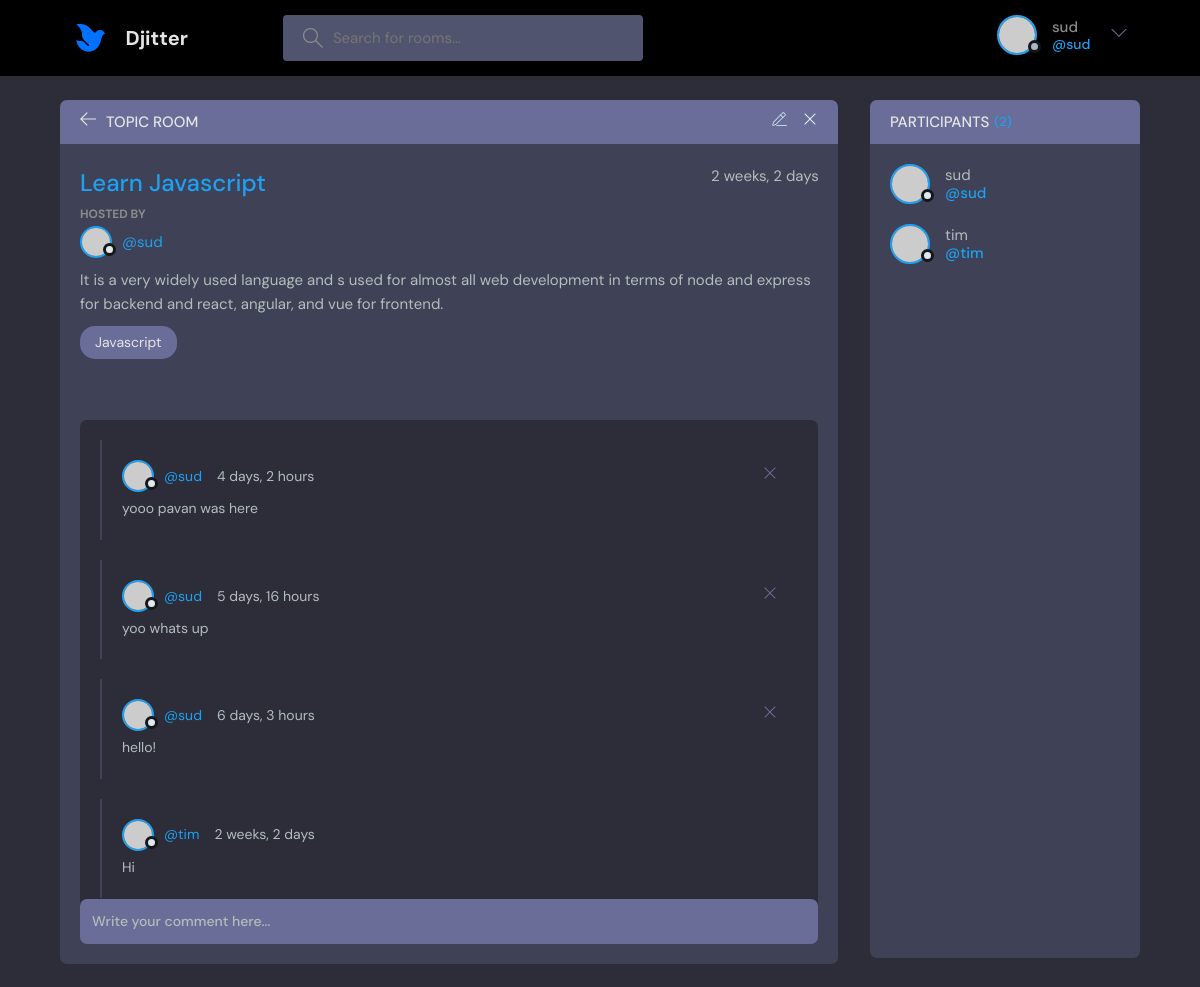
/room/2 (signed in), run on the app's committed database.
### base/models.py (models this page shows, shortened)
class Room(models.Model):
    host = models.ForeignKey(User, on_delete=models.SET_NULL, null=True)
    topic = models.ForeignKey(
        Topic, on_delete=models.SET_NULL, null=True
    )  # Topic would need to be enclosed in quotes if class Topic was below class Room
    name = models.CharField(max_length=200)
    description = models.TextField(null=True, blank=True)
    participants = models.ManyToManyField(
        User, related_name='participants', blank=True
    )  # related_name allows us to access participants from User model
    updated = models.DateTimeField(auto_now=True)
    created = models.DateTimeField(auto_now_add=True)
    class Meta:
        ordering = ['-updated', '-created'] # '-' means descending so newest is at the top

class Topic(models.Model):
    name = models.CharField(max_length=200)
    def __str__(self):
        return self.name

class Message(models.Model):
    user = models.ForeignKey(
        User, on_delete=models.CASCADE
    )  # on_delete=models.CASCADE means if the user is deleted, delete all messages by the user
    room = models.ForeignKey(Room, on_delete=models.CASCADE)
    body = models.TextField()
    updated = models.DateTimeField(auto_now=True)
    created = models.DateTimeField(auto_now_add=True)
    class Meta:
        ordering = ['-updated', '-created']

### base/views.py (the view)
# urls.py: path('room/<str:pk>', views.room, name='room'),
def room(request, pk):  # pk is primary key which is the the room number in the URL
    room = Room.objects.get(id=pk)  # get the room with the id of pk
    room_messages = room.message_set.all().order_by(
        "-created"
    )  # get all messages in room in order of creation
    participants = room.participants.all()
    if request.method == "POST":
        message = Message.objects.create(
            user=request.user, room=room, body=request.POST.get("body")
        )
        room.participants.add(request.user)
        return redirect("room", pk=room.id)
    context = {
        "room": room,
        "room_messages": room_messages,
        "participants": participants,
    }
    return render(request, "base/room.html", context)

### base/templates/base/room.html (shortened to what this page needs)
{% extends 'main.html' %} {% block content %}
<main class="profile-page layout layout--2">
  <div class="container">
    <div class="room">
      <div class="room__top">
        <div class="room__topLeft">
          <a href="{{ request.META.HTTP_REFERER }}">
            <svg
              version="1.1"
              xmlns="http://www.w3.org/2000/svg"
              width="32"
              height="32"
              viewBox="0 0 32 32"
            >
              <title>arrow-left</title>
              <path
                d="M13.723 2.286l-13.723 13.714 13.719 13.714 1.616-1.611-10.96-10.96h27.625v-2.286h-27.625l10.965-10.965-1.616-1.607z"
              ></path>
            </svg>
          </a>
          <h3>Topic Room</h3>
        </div>
        {% if request.user == room.host %}
        <div class="room__topRight">
          <a href="{% url 'update-room' room.id %}">
          </a>
          <a href="{% url 'delete-room' room.id %}">
            <svg
              version="1.1"
              xmlns="http://www.w3.org/2000/svg"
              width="32"
              height="32"
              viewBox="0 0 32 32"
            >
              <title>Delete</title>
              <path
                d="M27.314 6.019l-1.333-1.333-9.98 9.981-9.981-9.981-1.333 1.333 9.981 9.981-9.981 9.98 1.333 1.333 9.981-9.98 9.98 9.98 1.333-1.333-9.98-9.98 9.98-9.981z"
              ></path>
            </svg>
          </a>
        </div>
        {% endif %}
      </div>
      <div class="room__box scroll">
        <div class="room__header scroll">
          <div class="room__info">
            <h3>{{room.name}}</h3>
            <span>{{room.created|timesince}}</span>
          </div>
          <div class="room__hosted">
            <p>Hosted By</p>
            <a
              href="{% url 'user-profile' room.host.id %}"
              class="room__author"
            >
              <div class="avatar avatar--small">
                <img src="https://randomuser.me/api/portraits/men/37.jpg" />
              </div>
              <span>@{{room.host.username}}</span>
            </a>
          </div>
          <div class="room__details">
            <p>{{room.description}}</p>
          </div>
          <span class="room__topics">{{room.topic}}</span>
        </div>
        <div class="room__conversation">
          <div class="threads scroll">
            {% for message in room_messages %}
            <div class="thread">
              <div class="thread__top">
                <div class="thread__author">
                  <a
                    href="{% url 'user-profile' message.user.id %}"
                    class="thread__authorInfo"
                  >
                    <div class="avatar avatar--small">
                      <img
                        src="https://randomuser.me/api/portraits/men/37.jpg"
                      />
                    </div>
                    <span>@{{message.user.username}}</span>
                  </a>
                  <span class="thread__date"
                    >{{message.created|timesince}}
                  </span>
                </div>
                {% if request.user == message.user %}
                <a href="{% url 'delete-message' message.id %}">
                <div class="thread__delete">
                  <svg
                    version="1.1"
                    xmlns="http://www.w3.org/2000/svg"
                    width="32"
                    height="32"
                    viewBox="0 0 32 32"
                  >
                    <title>Delete</title>
                    <path
                      d="M27.314 6.019l-1.333-1.333-9.98 9.981-9.981-9.981-1.333 1.333 9.981 9.981-9.981 9.98 1.333 1.333 9.981-9.98 9.98 9.98 1.333-1.333-9.98-9.98 9.98-9.981z"
                    ></path>
                  </svg>
                </div>
                </a>
                {% endif %}
              </div>
              <div class="thread__details">
                <p>{{message.body}}</p>
              </div>
            </div>
            {% endfor %}
          </div>
        </div>
      </div>
      <div class="room__message">
        <form action="#">
          <input name="" placeholder="Write your comment here..." />
        </form>
      </div>
    </div>
    <div class="participants">
      <h3 class="participants__top">
        Participants <span>({{participants.count}})</span>
      </h3>
      <div class="participants__list scroll">
        {% for user in participants %}
        <a href="{% url 'user-profile' user.id %}" class="participant">
          <div class="avatar avatar--medium">
            <img src="https://randomuser.me/api/portraits/men/37.jpg" />
          </div>
          <p>
            {{user.username}}
            <span>@{{user.username}}</span>
          </p>
        </a>
        {% endfor %}
      </div>
    </div>
  </div>
</main>
{% endblock %}

### templates/navbar.html (shortened to what this page needs)
{% load static %}
<header class="header header--loggedIn">
  <div class="container">
    <a href="{% url 'home' %}" class="header__logo">
      <img src="{% static 'images/logo.png' %}" />
      <h1>Djitter</h1>
    </a>
    <form class="header__search" method="GET" action="{% url 'home' %}">
      <label>
        <input name = "q" placeholder="Search for rooms..." />
      </label>
    </form>
    <nav class="header__menu">
      {% if request.user.is_authenticated %}
        <div class="header__user">
          <a href="profile.html">
            <div class="avatar avatar--medium active">
              <img src="https://randomuser.me/api/portraits/men/37.jpg" />
            </div>
            <p>{{ request.user.username }} <span>@{{ request.user.username }}</span></p>
          </a>
          <button class="dropdown-button">
            <svg
              version="1.1"
              xmlns="http://www.w3.org/2000/svg"
              width="32"
              height="32"
              viewBox="0 0 32 32"
            >
              <title>chevron-down</title>
              <path d="M16 21l-13-13h-3l16 16 16-16h-3l-13 13z"></path>
            </svg>
          </button>
        </div>
        {% else %}
        <a href="{% url 'login' %}">
          <img src="{% static 'images/avatar.svg' %}" />
          <p>Login</p>
        </a>
        {% endif %}
    </nav>
  </div>
</header>

### data on the page
Room: name "Learn Javascript", created "2 weeks, 2 days", host.username "sud", description "It is a very widely used language and s used for almost all web development in terms of node and express for backend and react, angular, and vue for frontend.", topic "Javascript"
Message: user.username "sud", created "4 days, 2 hours", body "yooo pavan was here"
Message: user.username "sud", created "5 days, 16 hours", body "yoo whats up"
Message: user.username "sud", created "6 days, 3 hours", body "hello!"
Message: user.username "tim", created "2 weeks, 2 days", body "Hi"

### other printed values
{{ request.user.username }} "sud"
{{ user.username }} "sud"
{{ user.username }} "tim"
